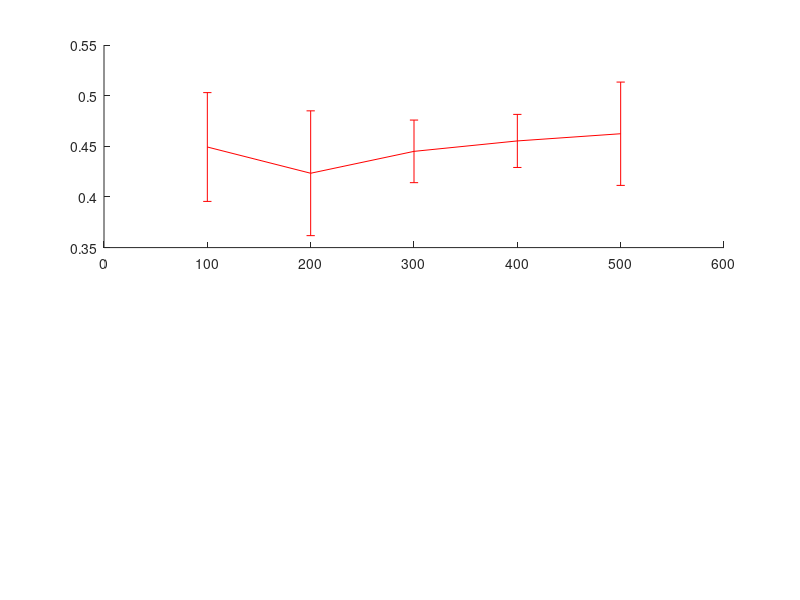

The MATLAB script that drew this image: (Note: this script raises an error after producing the figure.)
function plotting_rate_std1
%UNTITLED7 Summary of this function goes here
%   Detailed explanation goes here
x = [100 200 300 400 500];
y1 = [0.4493 0.4234 0.4450 0.4553 0.4624];
y2 = [0.3586 0.6533 0.4006 0.5030 0.4390];
y3 = [0.3981 0.4309 0.4423 0.4450 0.4276];
y4 = [0.4602 0.4064 0.4716 0.4600 0.4111];
y5 = [0.4609 0.6107 0.4601 0.4206 0.3954];
e1 = [0.0537 0.0616 0.0309 0.0262 0.0510];
e2 = [0.0189 0.1780 0.0244 0.0697 0.0237];
e3 = [0.0341 0.0406 0.0205 0.0242 0.0564];
e4 = [0.0989 0.0440 0.0600 0.0437 0.0267];
e5 = [0.0893 0.1300 0.0667 0.0339 0.0077];

subplot(2,1,1);
errorbar(x,y1,e1,'r','Linewidth',1.5);
hold on;
errorbar(x,y2,e2,'b','Linewidth',1.5);
hold on;
errorbar(x,y3,e3,'k:','Linewidth',1.5);
hold on;
errorbar(x,y4,e4,'b-o','Linewidth',1.5);
hold on;
errorbar(x,y5,e5,'g','Linewidth',1.5);
hold on;
target=x.*0 + 0.41;
hold on;
plot(x,target,'k','Linewidth',2);
legend('d=10','d=50','d=100','d=150','d=200');
xlabel('No. of neurons');
ylabel('Asymptote values');
xlimits=[80,520];
xlim(xlimits);
title('Simulations with 2 pools');
y1 = [1.7086 1.9881 1.9571 1.9536 1.9918];
y2 = [1.9257 1.6011 1.9840 1.9830 1.9688];
y3 = [1.8910 1.9600 1.9975 1.9971 1.9922];
y4 = [1.9953 1.9865 1.9867 1.9550 1.9832];
y5 = [1.9971 1.9832 1.9866 1.9828 1.9694];

e1 = [0.1528 0.0145 0.0194 0.0220 0.0051];
e2 = [0.0491 0.2215 0.0036 0.0056 0.0192];
e3 = [0.0593 0.0060 0.00008 0.0036 0.0680];
e4 = [0.0007 0.0029 0.0111 0.0244 0.0069];
e5 = [0.0030 0.0090 0.0078 0.0077 0.0155];

subplot(2,1,2);
errorbar(x,y1,e1,'r','Linewidth',1.5);
hold on;
errorbar(x,y2,e2,'b','Linewidth',1.5);
hold on;
errorbar(x,y3,e3,'k:','Linewidth',1.5);
hold on;
errorbar(x,y4,e4,'b-o','Linewidth',1.5);
hold on;
errorbar(x,y5,e5,'g','Linewidth',1.5);
hold on;
xlimits=[80,520];
xlim(xlimits);
xlabel('No. of neurons');
ylabel('Time taken to reach 90%');
legend('d=10','d=50','d=100','d=150','d=200');

end

